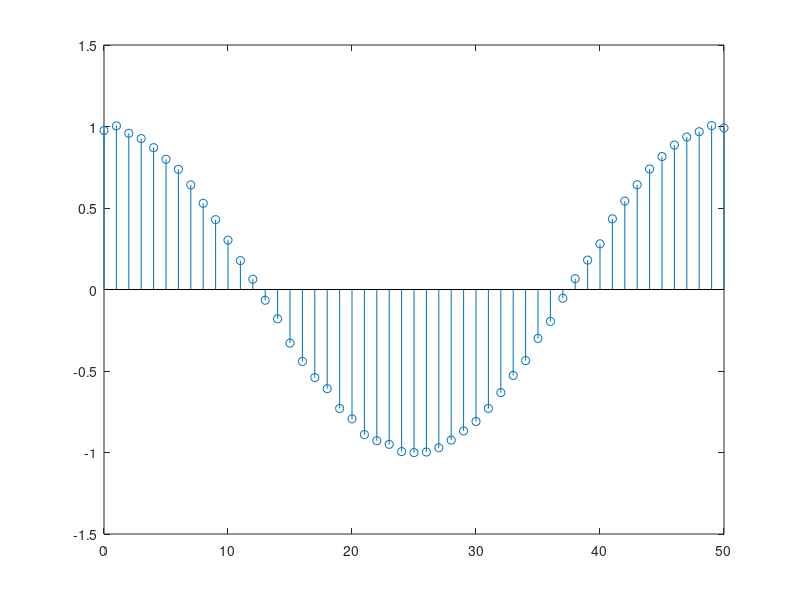
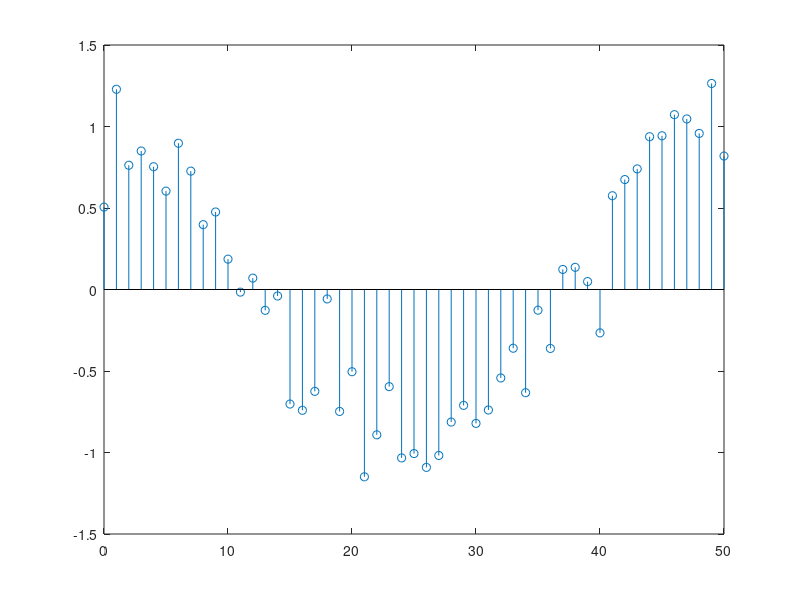
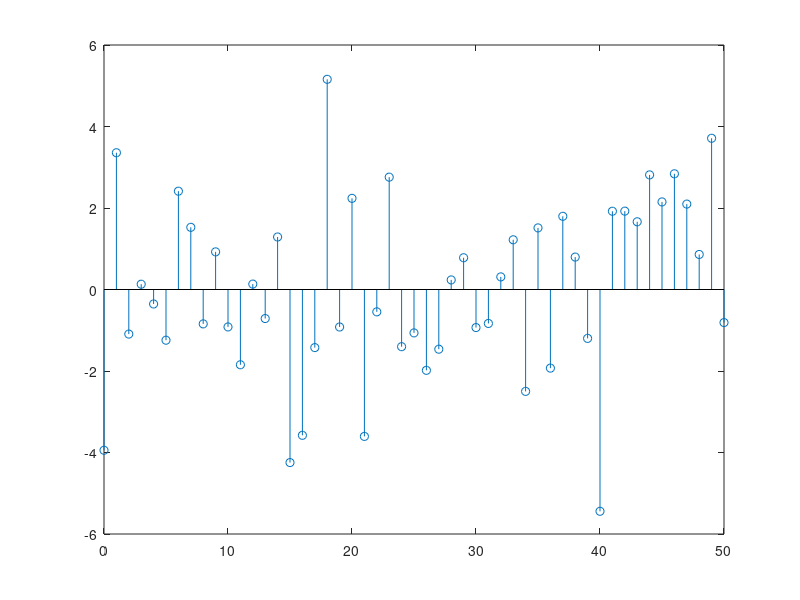

MATLAB code for these plots, in order:
n = [0:1:50];
w = randn(1,51);
sigma = [0.01 0.2 2];
for i = 1:1:3
    x = cos(0.04*pi.*n) + sigma(i) * w(n+1);
    figure
    stem(n,x);
end
